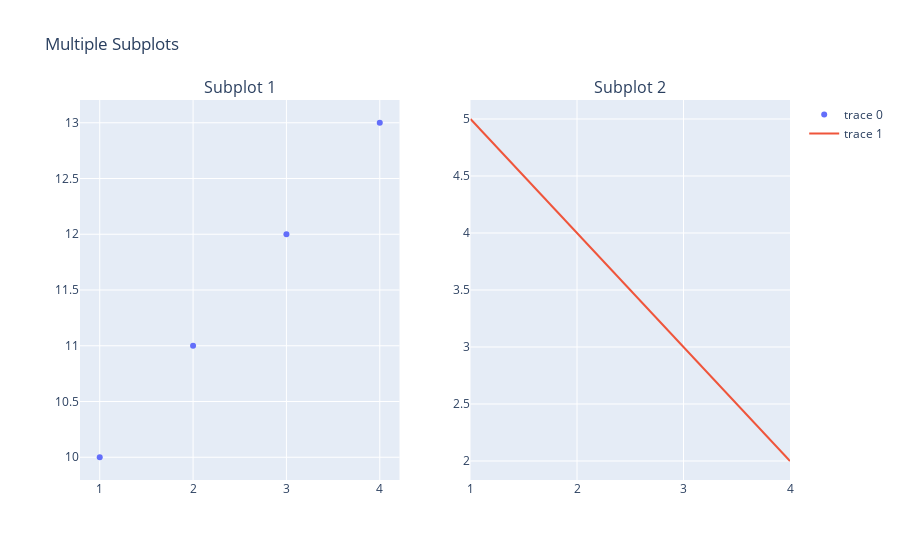

The notebook cell saved with this chart:
### Markdown cell above
## 图形 Figure 

与 Matplotlib 类似， Plotly 中的 `Figure` 对象也是整个图形的容器，包含了数据的集合轨迹 `traces` 和图形样式 `Layout` 。可以创建 `Figure` 并在其中添加多个 `traces`，然后通过修改 `Layout` 来调整外观；也可以在一个 `Figure` 对象中创建多个子图，再分别添加对应的 `traces`。

在 Plotly 的第一节，我们已经介绍了如何创建一个子图。这里主要以创建多个子图为例。我们用 `plotly.subplots` 模块中的 `.make_subplots()` 方法来创建多个子图的图表，可类比于 Matplotlib 中的`subplots()`函数，常用 `rows` 和 `cols` 参数设置子图的行数和列数排布， `subplot_titles` 参数设置子图的名字，用列表传入。 

例：创建以一行两列形式包含两个子图的图表，第一个子图为散点图，第二个子图为折线图，分别命名为 Subplot 1 和 Subplot 2。

这里先创建好 `trace`，再传入 `.add_trace()`，并用 `row` 和 `column` 参数设置好对应的子图位置。

### Code cell
import plotly.subplots as sp

# 创建包含两个子图的图表
fig = sp.make_subplots(rows=1, cols=2, subplot_titles=['Subplot 1', 'Subplot 2'])

# 子图1 - 散点图
scatter_trace = go.Scatter(x=[1, 2, 3, 4], y=[10, 11, 12, 13], mode='markers')
fig.add_trace(scatter_trace, row=1, col=1)

# 子图2 - 折线图
line_trace = go.Scatter(x=[1, 2, 3, 4], y=[5, 4, 3, 2], mode='lines')
fig.add_trace(line_trace, row=1, col=2)

# 更新布局信息
fig.update_layout(title='Multiple Subplots')

# 显示图表
fig.show()

### Figure 1 — Plotly figure (JSON) as saved in the notebook; plotly's stock layout.template omitted (floating-point values rounded to 4 significant figures)
{"data": [{"mode": "markers", "type": "scatter", "x": [1, 2, 3, 4], "xaxis": "x", "y": [10, 11, 12, 13], "yaxis": "y"}, {"mode": "lines", "type": "scatter", "x": [1, 2, 3, 4], "xaxis": "x2", "y": [5, 4, 3, 2], "yaxis": "y2"}], "layout": {"annotations": [{"font": {"size": 16}, "showarrow": false, "text": "Subplot 1", "x": 0.225, "xanchor": "center", "xref": "paper", "y": 1, "yanchor": "bottom", "yref": "paper"}, {"font": {"size": 16}, "showarrow": false, "text": "Subplot 2", "x": 0.775, "xanchor": "center", "xref": "paper", "y": 1, "yanchor": "bottom", "yref": "paper"}], "title": {"text": "Multiple Subplots"}, "xaxis": {"anchor": "y", "domain": [0, 0.45]}, "xaxis2": {"anchor": "y2", "domain": [0.55, 1]}, "yaxis": {"anchor": "x", "domain": [0, 1]}, "yaxis2": {"anchor": "x2", "domain": [0, 1]}}}
